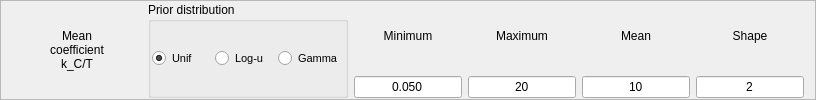
         <widget class="QFrame" name="mc1Frame">
          <property name="maximumSize">
           <size>
            <width>16777215</width>
            <height>100</height>
           </size>
          </property>
          <property name="frameShape">
           <enum>QFrame::StyledPanel</enum>
          </property>
          <property name="frameShadow">
           <enum>QFrame::Raised</enum>
          </property>
          <layout class="QHBoxLayout" name="horizontalLayout_2">
           <property name="topMargin">
            <number>1</number>
           </property>
           <property name="bottomMargin">
            <number>1</number>
           </property>
           <item>
            <widget class="QLabel" name="mc1Label">
             <property name="minimumSize">
              <size>
               <width>130</width>
               <height>0</height>
              </size>
             </property>
             <property name="maximumSize">
              <size>
               <width>130</width>
               <height>16777215</height>
              </size>
             </property>
             <property name="font">
              <font>
               <pointsize>9</pointsize>
              </font>
             </property>
             <property name="text">
              <string>Mean
coefficient
k_C/T</string>
             </property>
             <property name="alignment">
              <set>Qt::AlignCenter</set>
             </property>
            </widget>
           </item>
           <item>
            <widget class="QGroupBox" name="groupBox">
             <property name="minimumSize">
              <size>
               <width>200</width>
               <height>0</height>
              </size>
             </property>
             <property name="maximumSize">
              <size>
               <width>200</width>
               <height>16777215</height>
              </size>
             </property>
             <property name="title">
              <string>Prior distribution</string>
             </property>
             <layout class="QHBoxLayout" name="horizontalLayout">
              <property name="spacing">
               <number>1</number>
              </property>
              <property name="leftMargin">
               <number>1</number>
              </property>
              <property name="rightMargin">
               <number>1</number>
              </property>
              <item>
               <widget class="QRadioButton" name="mc1UnifRadio">
                <property name="font">
                 <font>
                  <pointsize>8</pointsize>
                 </font>
                </property>
                <property name="text">
                 <string>Unif</string>
                </property>
                <property name="checked">
                 <bool>true</bool>
                </property>
               </widget>
              </item>
              <item>
               <widget class="QRadioButton" name="mc1LogRadio">
                <property name="font">
                 <font>
                  <pointsize>8</pointsize>
                 </font>
                </property>
                <property name="text">
                 <string>Log-u</string>
                </property>
               </widget>
              </item>
              <item>
               <widget class="QRadioButton" name="mc1GammaRadio">
                <property name="font">
                 <font>
                  <pointsize>8</pointsize>
                 </font>
                </property>
                <property name="text">
                 <string>Gamma</string>
                </property>
               </widget>
              </item>
             </layout>
            </widget>
           </item>
           <item>
            <layout class="QVBoxLayout" name="verticalLayout">
             <item>
              <widget class="QLabel" name="label_4">
               <property name="maximumSize">
                <size>
                 <width>16777215</width>
                 <height>16777215</height>
                </size>
               </property>
               <property name="text">
                <string>Minimum</string>
               </property>
               <property name="alignment">
                <set>Qt::AlignCenter</set>
               </property>
              </widget>
             </item>
             <item>
              <widget class="QLineEdit" name="mc1MinEdit">
               <property name="maximumSize">
                <size>
                 <width>16777215</width>
                 <height>16777215</height>
                </size>
               </property>
               <property name="text">
                <string>0.050</string>
               </property>
               <property name="alignment">
                <set>Qt::AlignCenter</set>
               </property>
              </widget>
             </item>
            </layout>
           </item>
           <item>
            <layout class="QVBoxLayout" name="verticalLayout_2">
             <item>
              <widget class="QLabel" name="label_5">
               <property name="maximumSize">
                <size>
                 <width>16777215</width>
                 <height>16777215</height>
                </size>
               </property>
               <property name="text">
                <string>Maximum</string>
               </property>
               <property name="alignment">
                <set>Qt::AlignCenter</set>
               </property>
              </widget>
             </item>
             <item>
              <widget class="QLineEdit" name="mc1MaxEdit">
               <property name="maximumSize">
                <size>
                 <width>16777215</width>
                 <height>16777215</height>
                </size>
               </property>
               <property name="text">
                <string>20</string>
               </property>
               <property name="alignment">
                <set>Qt::AlignCenter</set>
               </property>
              </widget>
             </item>
            </layout>
           </item>
           <item>
            <layout class="QVBoxLayout" name="verticalLayout_3">
             <item>
              <widget class="QLabel" name="label_7">
               <property name="maximumSize">
                <size>
                 <width>16777215</width>
                 <height>16777215</height>
                </size>
               </property>
               <property name="text">
                <string>Mean</string>
               </property>
               <property name="alignment">
                <set>Qt::AlignCenter</set>
               </property>
              </widget>
             </item>
             <item>
              <widget class="QLineEdit" name="mc1MeanEdit">
               <property name="maximumSize">
                <size>
                 <width>16777215</width>
                 <height>16777215</height>
                </size>
               </property>
               <property name="text">
                <string>10</string>
               </property>
               <property name="alignment">
                <set>Qt::AlignCenter</set>
               </property>
              </widget>
             </item>
            </layout>
           </item>
           <item>
            <layout class="QVBoxLayout" name="verticalLayout_4">
             <item>
              <widget class="QLabel" name="label_6">
               <property name="maximumSize">
                <size>
                 <width>16777215</width>
                 <height>16777215</height>
                </size>
               </property>
               <property name="text">
                <string>Shape</string>
               </property>
               <property name="alignment">
                <set>Qt::AlignCenter</set>
               </property>
              </widget>
             </item>
             <item>
              <widget class="QLineEdit" name="mc1ShapeEdit">
               <property name="maximumSize">
                <size>
                 <width>16777215</width>
                 <height>16777215</height>
                </size>
               </property>
               <property name="text">
                <string>2</string>
               </property>
               <property name="alignment">
                <set>Qt::AlignCenter</set>
               </property>
              </widget>
             </item>
            </layout>
           </item>
          </layout>
         </widget>
